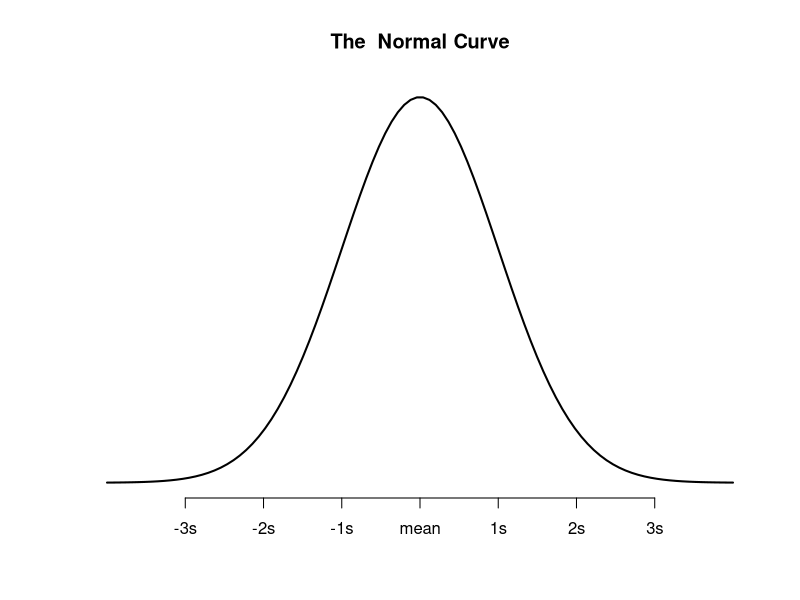

Reproduce this figure in R.
## ---- chunk 1
knitr::opts_chunk$set(echo = TRUE)
## ---- chunk 2
x <- seq(-4, 4, length=100)
y <- dnorm(x)
plot(x,y, type = "l", lwd = 2, axes = FALSE, xlab = "", ylab = "",main= "The  Normal Curve")
axis(1, at = -3:3, labels = c("-3s", "-2s", "-1s", "mean", "1s", "2s", "3s"))

